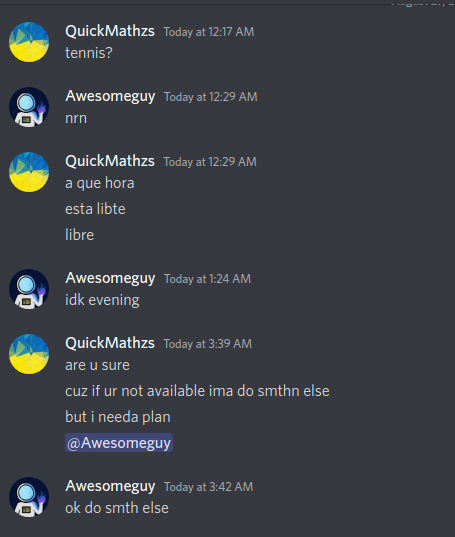
#> input picture data/images/discord1.png, 455 x 537 px
$ jupyter execute --allow-errors sift.ipynb   (shell and % lines are left out)
#> lines starting #> are read from the running program, lines starting #| are printed output that depends on the picture
https://www.analyticsvidhya.com/blog/2019/10/detailed-guide-powerful-sift-technique-image-matching-python/#:~:text=SIFT%20helps%20locate%20the%20local,detection%2C%20scene%20detection%2C%20etc.

[cell 1]
import cv2
import matplotlib.pyplot as plt

# read images
img1 = cv2.imread('data/images/discord1.png')
#> img1 is the input picture: shape (537, 455, 3); mean B, G, R 68.8, 63.5, 59.7
img2 = cv2.imread('data/images/discord2.png')
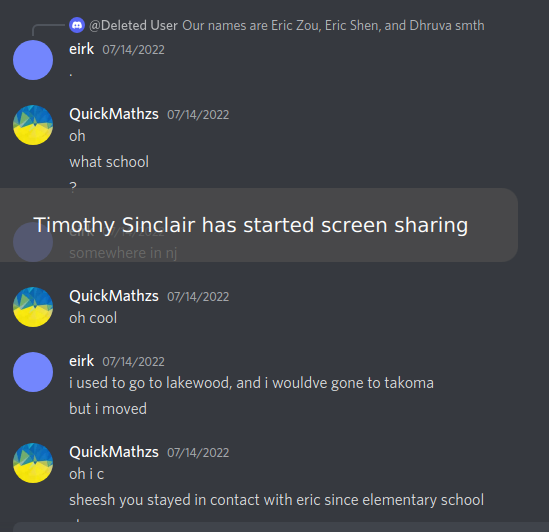
#> input picture data/images/discord2.png, 549 x 532 px
#> img2 is the input picture: shape (532, 549, 3); mean B, G, R 71.1, 65.6, 62.4

img1 = cv2.cvtColor(img1, cv2.COLOR_BGR2GRAY)
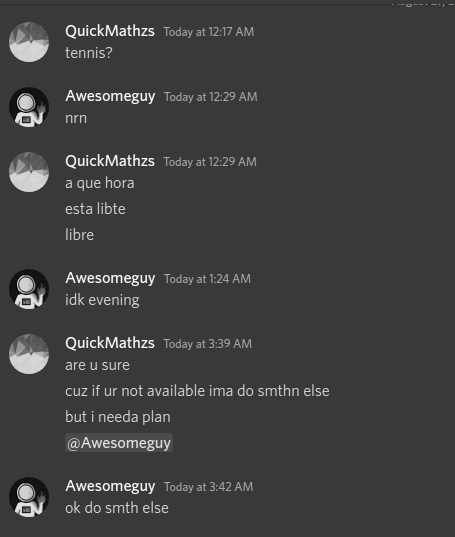
#> img1: shape (537, 455); min 1, max 255, mean 63.2
img2 = cv2.cvtColor(img2, cv2.COLOR_BGR2GRAY)
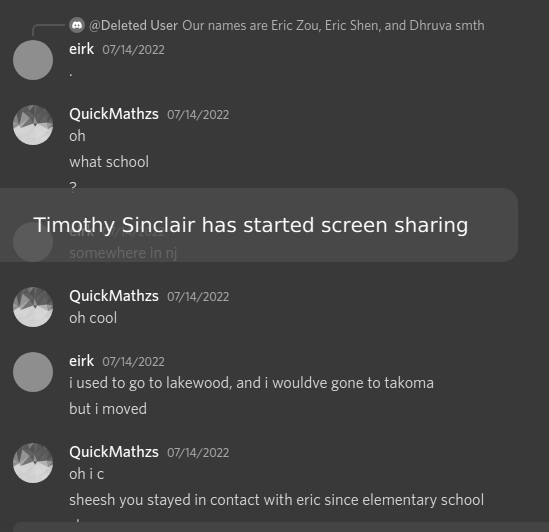
#> img2: shape (532, 549); min 56, max 255, mean 65.4

[cell 2]
#sift
sift = cv2.xfeatures2d.SIFT_create()

keypoint1, des1 = sift.detectAndCompute(img1,None)
#> keypoint1 = 621 keypoints; strongest (x, y, size): (107, 26, 2.1), (107, 156, 2.1), (107, 338, 2.1), (25, 101, 9.2)
keypoint2, des2 = sift.detectAndCompute(img2,None)
#> keypoint2 = 664 keypoints; strongest (x, y, size): (111, 109, 2.1), (111, 291, 2.1), (111, 447, 2.1), (133, 111, 2.1)

#feature matching
bf = cv2.BFMatcher(cv2.NORM_L1, crossCheck=True)
# [27 lines of commented-out code are left out]

matches = bf.match(des1,des2)
#> matches = 156 matches
matches = sorted(matches, key = lambda x:x.distance)

topResults = matches
#> topResults = 156 matches

print(len(topResults))
#| 156

matchPlot = cv2.drawMatches(img1, keypoint1, img2, keypoint2, topResults, img2, flags=2)
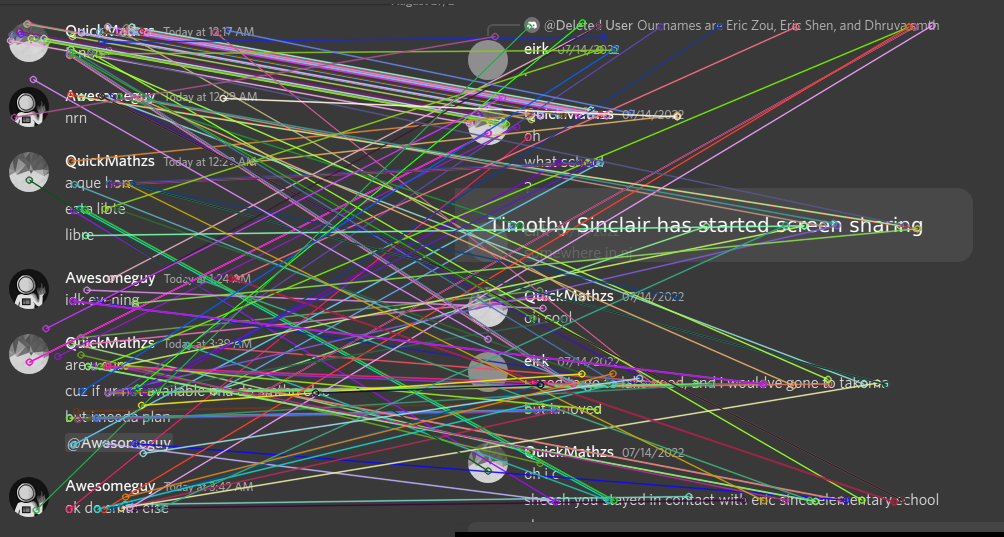
#> matchPlot: shape (537, 1004, 3); mean of channels 0, 1, 2 74.4, 74.3, 74.6; drawn as B, G, R
# matchPlot = cv2.drawMatchesKnn(
#         img1,
#         keypoint1,
#         img2,
#         keypoint2,
#         topResults,
#         None,
#         [255,0,0],
#         flags=0
#     )
plt.imshow(matchPlot),plt.show()

[cell 3]
# check for similarities
sift = cv2.xfeatures2d.SIFT_create()
# check keypoints and descriptions of images
kp_1,desc_1 = sift.detectAndCompute(img1,None)
#> kp_1 has the same summary as keypoint1
kp_2,desc_2 = sift.detectAndCompute(img2,None)
#> kp_2 has the same summary as keypoint2

index_params = dict(algorithm=0, trees=5)
search_params = dict()
flann = cv2.FlannBasedMatcher(index_params, search_params)
matches = flann.knnMatch(desc_1, desc_2, k=2)
#> matches = 621 matches
result = cv2.drawMatchesKnn(img1,kp_1,img2,kp_2,matches,None)
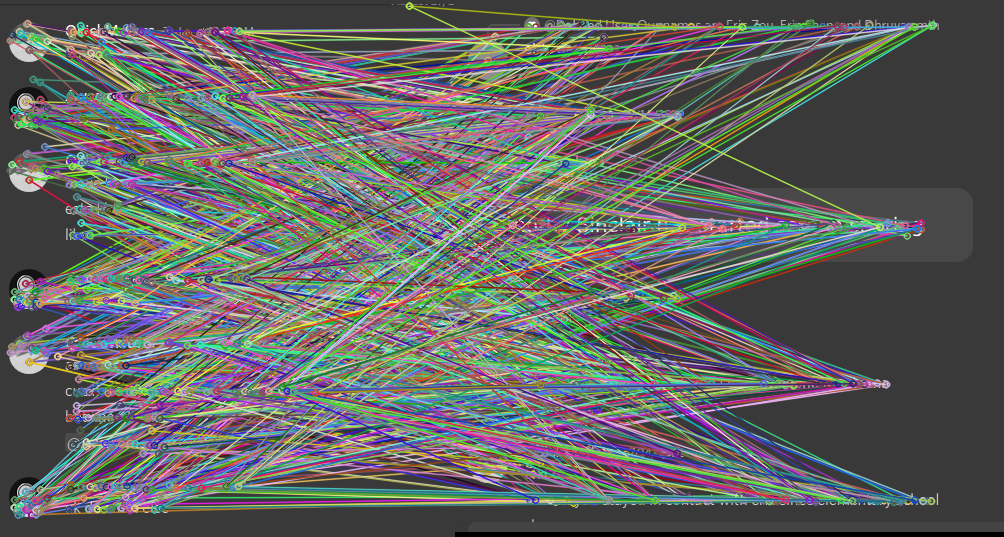
#> result: shape (537, 1004, 3); mean of channels 0, 1, 2 96.9, 99, 97.8; drawn as B, G, R

print(len(matches))
#| 621
plt.imshow(result)
# plt.imshow("Image 1", img1)img1 = cv2.imread('data/images/dog2.png')
img2 = cv2.imread('data/images/dog3.png')
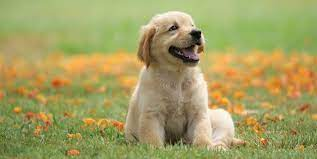
#> input picture data/images/dog3.png, 317 x 159 px
#> img2 is the input picture: shape (159, 317, 3); mean B, G, R 97.7, 158.6, 163.9

#> (the rest of this cell did not finish here and is left out)

[cell 4]
# Applying the function
orb = cv2.ORB_create()

kp1, des1 = orb.detectAndCompute(img1, None)
#> kp1 = 502 keypoints; strongest (x, y, size): (145, 281, 31), (145, 489, 31), (145, 99, 31), (124, 164, 31)
kp2, des2 = orb.detectAndCompute(img2, None)
#> kp2 = 288 keypoints; strongest (x, y, size): (200, 32, 31), (196, 46, 31), (198, 44, 31), (198, 43, 37.2)

# [21 lines of commented-out code are left out]
bf = cv2.BFMatcher(cv2.NORM_L1, crossCheck=True)

matches = bf.match(des1,des2)
#> matches = 62 matches
matches = sorted(matches, key = lambda x:x.distance)

print(len(matches))
#| 62

matchPlot = cv2.drawMatches(img1, kp1, img2, kp2, matches, img2, flags=2)
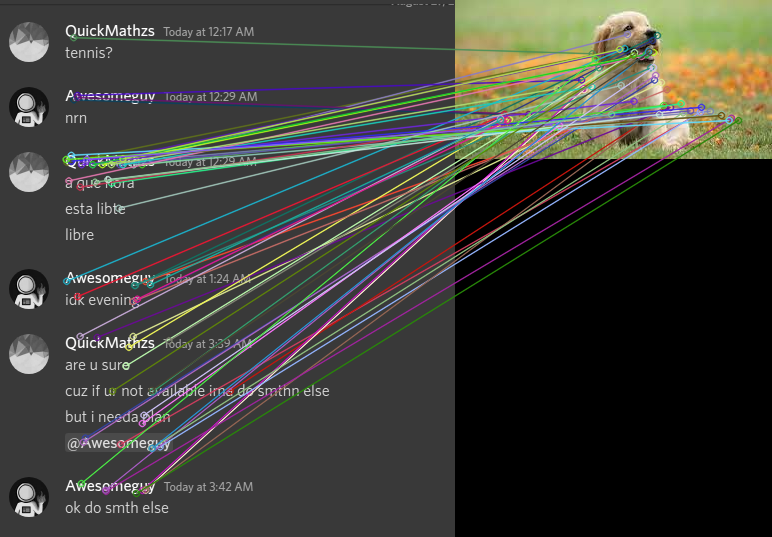
#> matchPlot: shape (537, 772, 3); mean B, G, R 55.7, 61.3, 61.3
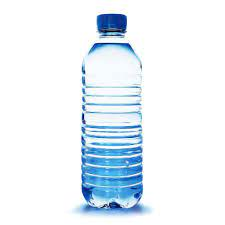
#> input picture data/images/bottle1.png, 225 x 225 px
#> further down, img1 is the input picture: shape (225, 225, 3); mean B, G, R 247.9, 241.6, 233
#> `img1 = cv2.cvtColor(img1, cv2.COLOR_BGR2GRAY)`:
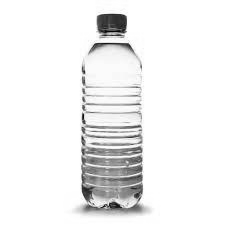
#> img1: shape (225, 225); min 3, max 255, mean 239.7
# matchPlot = cv2.drawMatchesKnn(
#         img1,
#         keypoint1,
#         img2,
#         keypoint2,
#         topResults,
#         None,
#         [255,0,0],
#         flags=0
#     )
plt.imshow(matchPlot),plt.show()

[cell 5]
images = ["bottle", "discord", "dog", "joystick"]
fig = plt.figure(figsize=(10, 13))

orb = cv2.ORB_create(35)
sift = cv2.xfeatures2d.SIFT_create(35)

bf = cv2.BFMatcher(cv2.NORM_L1, crossCheck=True)

#> (the rest of this cell did not finish here and is left out)
